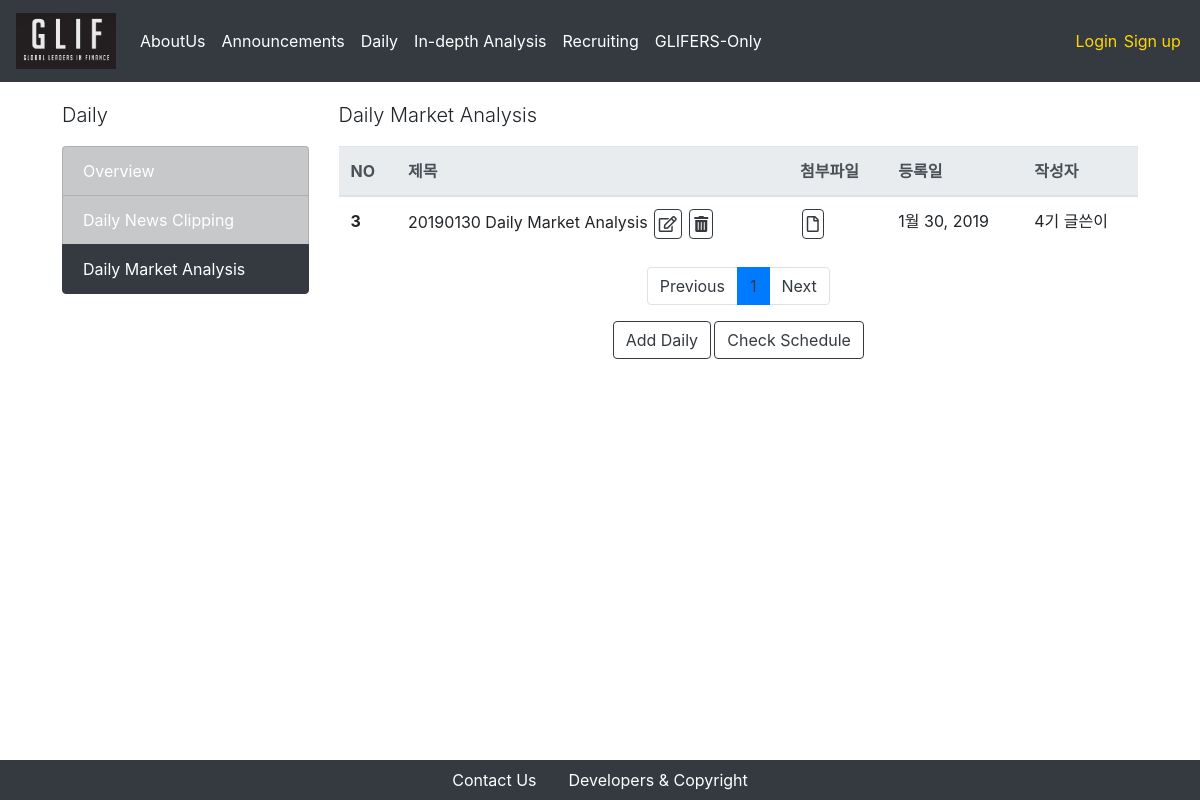
The page /daily/market/ on the database as committed earlier.
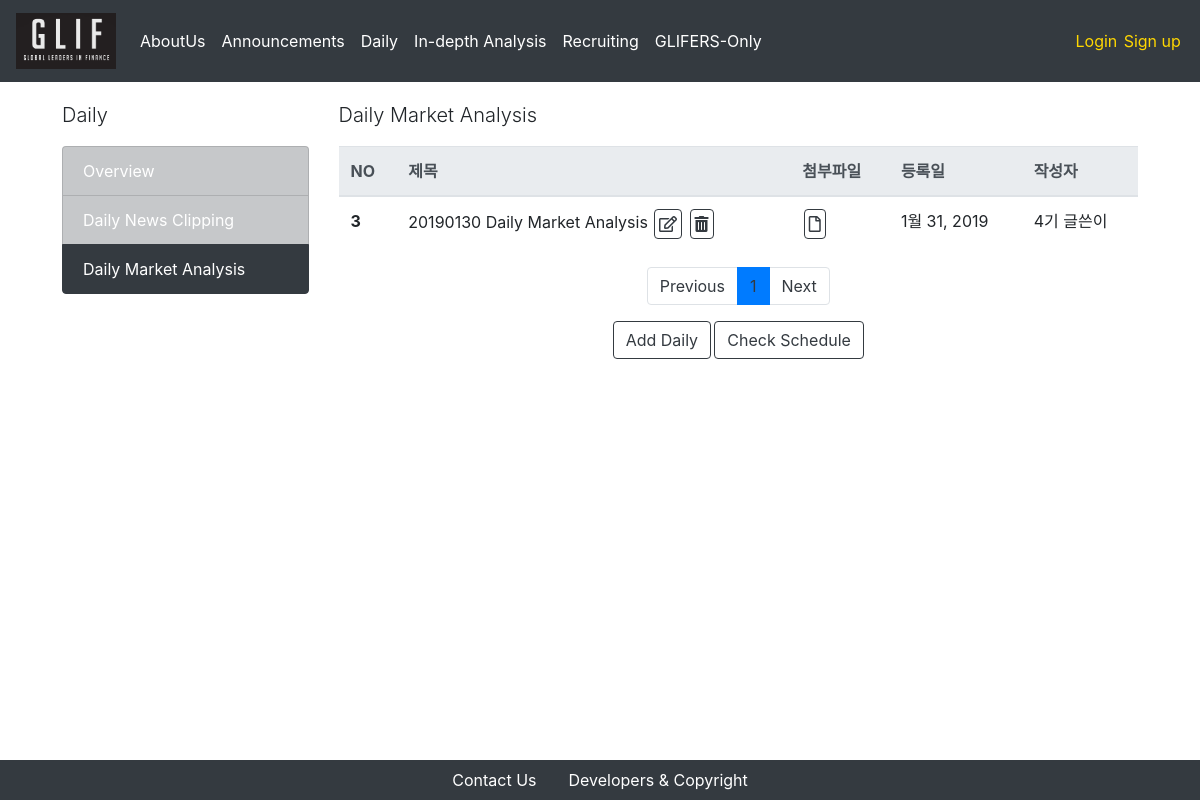
The same page on the database as committed later.
### daily_market/models.py (models this page shows, shortened)
class Post(models.Model):
    today = str(date.today()).replace("-", "")
    title = models.CharField(default = today+ " Daily Market Analysis", max_length = 50)
    written_date = models.DateField(auto_now = True)
    writer = models.ForeignKey(Glifer, on_delete = models.CASCADE, related_name = "Daily_Market_writer")
    e_u_cl = models.DecimalField(decimal_places = 2, null = True, blank = True , max_digits = 10)
    e_u_ch = models.DecimalField(decimal_places = 2, null = True, blank = True , max_digits = 10)
    u_k_cl = models.DecimalField(decimal_places = 2, null = True, blank = True , max_digits = 10)
    u_k_ch = models.DecimalField(decimal_places = 2, null = True, blank = True , max_digits = 10)
    fed_cl = models.DecimalField(decimal_places = 2, null = True, blank = True , max_digits = 10)
    fed_ch = models.DecimalField(decimal_places = 2, null = True, blank = True , max_digits = 10)
    spread_cl = models.DecimalField(decimal_places = 2, null = True, blank = True , max_digits = 10)
    spread_ch = models.DecimalField(decimal_places = 2, null = True, blank = True , max_digits = 10)
    usyr2_cl = models.DecimalField(decimal_places = 2, null = True, blank = True, max_digits = 10)
    usyr2_ch = models.DecimalField(decimal_places = 2, null = True, blank = True, max_digits = 10)
    usyr10_cl = models.DecimalField(decimal_places = 2, null = True, blank = True, max_digits = 10)
    usyr10_ch = models.DecimalField(decimal_places = 2, null = True, blank = True, max_digits = 10)
    bok_cl = models.DecimalField(decimal_places = 2, null = True, blank = True, max_digits = 10)
    bok_ch = models.DecimalField(decimal_places = 2, null = True, blank = True, max_digits = 10)
    kryr3_cl = models.DecimalField(decimal_places = 2, null = True, blank = True, max_digits = 10)
    kryr3_ch = models.DecimalField(decimal_places = 2, null = True, blank = True, max_digits = 10)
    kryr10_cl = models.DecimalField(decimal_places = 2, null = True, blank = True, max_digits = 10)
    kryr10_ch = models.DecimalField(decimal_places = 2, null = True, blank = True, max_digits = 10)
    dj_cl = models.DecimalField(decimal_places = 2, null = True, blank = True, max_digits = 10)
    dj_ch = models.DecimalField(decimal_places = 2, null = True, blank = True, max_digits = 10)
    sp_cl = models.DecimalField(decimal_places = 2, null = True, blank = True, max_digits = 10)
    sp_ch = models.DecimalField(decimal_places = 2, null = True, blank = True, max_digits = 10)
    nas_cl = models.DecimalField(decimal_places = 2, null = True, blank = True, max_digits = 10)
    nas_ch = models.DecimalField(decimal_places = 2, null = True, blank = True, max_digits = 10)
    ksp_cl = models.DecimalField(decimal_places = 2, null = True, blank = True, max_digits = 10)
    ksp_ch = models.DecimalField(decimal_places = 2, null = True, blank = True, max_digits = 10)
    ksd_cl = models.DecimalField(decimal_places = 2, null = True, blank = True, max_digits = 10)
    ksd_ch = models.DecimalField(decimal_places = 2, null = True, blank = True, max_digits = 10)
    nik_cl = models.DecimalField(decimal_places = 2, null = True, blank = True, max_digits = 10)
    nik_ch = models.DecimalField(decimal_places = 2, null = True, blank = True, max_digits = 10)
    hk_cl = models.DecimalField(decimal_places = 2, null = True, blank = True, max_digits = 10)
    hk_ch = models.DecimalField(decimal_places = 2, null = True, blank = True, max_digits = 10)
    bco_cl = models.DecimalField(decimal_places = 2, null = True, blank = True, max_digits = 10)
    bco_ch = models.DecimalField(decimal_places = 2, null = True, blank = True, max_digits = 10)
    wti_cl = models.DecimalField(decimal_places = 2, null = True, blank = True, max_digits = 10)
    wti_ch = models.DecimalField(decimal_places = 2, null = True, blank = True, max_digits = 10)
    gd_cl = models.DecimalField(decimal_places = 2, null = True, blank = True, max_digits = 10)
    gd_ch = models.DecimalField(decimal_places = 2, null = True, blank = True, max_digits = 10)
    bdi_cl = models.DecimalField(decimal_places = 2, null = True, blank = True, max_digits = 10)
    bdi_ch = models.DecimalField(decimal_places = 2, null = True, blank = True, max_digits = 10)

### users/models.py (models this page shows)
class Glifer(models.Model):
    user = models.OneToOneField(CustomUser, on_delete = models.CASCADE, primary_key = True)
    is_mentor = models.BooleanField(default=False)
    is_authorized = models.BooleanField(default = False)
    name_en = models.CharField(max_length = 250)
    name_kr = models.CharField(max_length = 250)
    birthdate = models.DateField(default = "2000-01-01")
    phonenumber = models.CharField(max_length = 250)
    email= models.EmailField(max_length = 250)
    work_at = models.CharField(max_length = 250, blank = True)
    self_intro = models.TextField(max_length = 1000)
    profile_img = models.FileField(upload_to = 'profiles/%Y/%m/%d/', default = '/users/man-user.png')
    nth = models.CharField(
        max_length=2,
        choices=nth_CHOICES,
        default=glif_4th,
    )
    def __str__(self):
        return self.nth + " " + self.name_kr

### daily_market/views.py (the view)
# urls.py: path('', PostListView.as_view(), name='announcement-index'),
class PostListView(ListView):
    model = Post
    template_name = 'daily_market/index.html'
    context_object_name = "posts"
    paginate_by = 5
    block_size = 5 # 하단의 페이지 목록 수
    def get_queryset(self):
        order_by_recent_time = Post.objects.all().order_by("-pk")
        return order_by_recent_time
    def get_context_data(self, **kwargs):
        context = super(PostListView, self).get_context_data(**kwargs)
        block_size = 5 # 하단의 페이지 목록 수
        start_index = int((context['page_obj'].number - 1) / self.block_size) * self.block_size
        end_index = min(start_index + self.block_size, len(context['paginator'].page_range))
        context['page_range'] = context['paginator'].page_range[start_index:end_index]
        return context

### daily_market/templates/daily_market/index.html (shortened to what the changed rows need)
{% extends 'setups/base.html' %}
{% block body %}
<div class = "container">
    <div class = "row">
        <div class = "col-md-9">
            <table class="table">
                <thead class="thead-light">
                    <tr>
                        <th scope="col">NO</th>
                        <th scope="col">제목</th>
                        <th scope="col">첨부파일</th>
                        <th scope="col">등록일</th>
                        <th scope="col">작성자</th>
                    </tr>
                </thead>
                <tbody>
                    {% for post in posts %}
                        <tr>
                            <th scope="row">{{ post.id }}</th>
                            <td>
                                {{ post.title }}
                                <button type="button" class="btn btn-outline-dark btn-download" onclick="location.href = '/daily/market/{{post.pk}}/update'"><i class="far fa-edit"></i></button>
                                <button type="button" class="btn btn-outline-dark btn-download" onclick="location.href = '/daily/market/{{post.pk}}/delete'"><i class="fas fa-trash-alt"></i></button>
                            </td>
                            <td>
                                <button type="button" class="btn btn-outline-dark btn-download" onclick="location.href = '/daily/market/{{post.pk}}/create_report'"><i class="far fa-file"></i></button>
                            </td>
                            <td>{{ post.written_date }}</td>
                            <td>{{ post.writer }}</td>
                        </tr>
                    {% endfor %}
                </tbody>
            </table>
        </div>
    </div>
</div>
{% endblock %}

Rows that differ between the two databases and show on the page:
changed Post "20190130 Daily Market Analysis": written_date "1월 30, 2019" → "1월 31, 2019"
